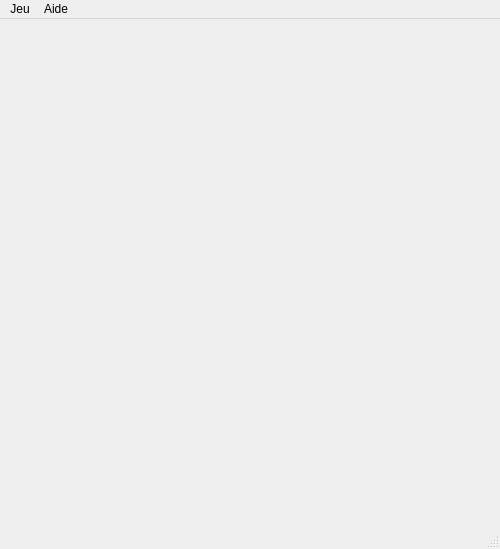
<?xml version="1.0" encoding="UTF-8"?>
<ui version="4.0">
 <class>Alquerque</class>
 <widget class="QMainWindow" name="Alquerque">
  <property name="geometry">
   <rect>
    <x>0</x>
    <y>0</y>
    <width>500</width>
    <height>549</height>
   </rect>
  </property>
  <property name="windowTitle">
   <string>Alquerque</string>
  </property>
  <widget class="QWidget" name="centralwidget">
   <property name="styleSheet">
    <string notr="true">#centralwidget { background: url(':/grid'); }</string>
   </property>
   <layout class="QGridLayout" name="gridLayout">
    <property name="leftMargin">
     <number>0</number>
    </property>
    <property name="topMargin">
     <number>0</number>
    </property>
    <property name="rightMargin">
     <number>0</number>
    </property>
    <property name="bottomMargin">
     <number>0</number>
    </property>
    <property name="spacing">
     <number>0</number>
    </property>
    <item row="2" column="0">
     <widget class="Hole" name="hole20">
      <property name="minimumSize">
       <size>
        <width>100</width>
        <height>100</height>
       </size>
      </property>
      <property name="maximumSize">
       <size>
        <width>100</width>
        <height>100</height>
       </size>
      </property>
      <property name="styleSheet">
       <string notr="true">QPushButton {
    border: none;
    outline: none;
}</string>
      </property>
      <property name="text">
       <string/>
      </property>
      <property name="iconSize">
       <size>
        <width>50</width>
        <height>50</height>
       </size>
      </property>
      <property name="flat">
       <bool>true</bool>
      </property>
      <property name="row" stdset="0">
       <number>2</number>
      </property>
      <property name="col" stdset="0">
       <number>0</number>
      </property>
     </widget>
    </item>
    <item row="1" column="2">
     <widget class="Hole" name="hole12">
      <property name="minimumSize">
       <size>
        <width>100</width>
        <height>100</height>
       </size>
      </property>
      <property name="maximumSize">
       <size>
        <width>100</width>
        <height>100</height>
       </size>
      </property>
      <property name="styleSheet">
       <string notr="true">QPushButton {
    border: none;
    outline: none;
}</string>
      </property>
      <property name="text">
       <string/>
      </property>
      <property name="iconSize">
       <size>
        <width>50</width>
        <height>50</height>
       </size>
      </property>
      <property name="flat">
       <bool>true</bool>
      </property>
      <property name="row" stdset="0">
       <number>1</number>
      </property>
      <property name="col" stdset="0">
       <number>2</number>
      </property>
     </widget>
    </item>
    <item row="4" column="3" colspan="2">
     <widget class="Hole" name="hole43">
      <property name="minimumSize">
       <size>
        <width>100</width>
        <height>100</height>
       </size>
      </property>
      <property name="maximumSize">
       <size>
        <width>100</width>
        <height>100</height>
       </size>
      </property>
      <property name="styleSheet">
       <string notr="true">QPushButton {
    border: none;
    outline: none;
}</string>
      </property>
      <property name="text">
       <string/>
      </property>
      <property name="iconSize">
       <size>
        <width>50</width>
        <height>50</height>
       </size>
      </property>
      <property name="flat">
       <bool>true</bool>
      </property>
      <property name="row" stdset="0">
       <number>4</number>
      </property>
      <property name="col" stdset="0">
       <number>3</number>
      </property>
     </widget>
    </item>
    <item row="4" column="0">
     <widget class="Hole" name="hole40">
      <property name="minimumSize">
       <size>
        <width>100</width>
        <height>100</height>
       </size>
      </property>
      <property name="maximumSize">
       <size>
        <width>100</width>
        <height>100</height>
       </size>
      </property>
      <property name="styleSheet">
       <string notr="true">QPushButton {
    border: none;
    outline: none;
}</string>
      </property>
      <property name="text">
       <string/>
      </property>
      <property name="iconSize">
       <size>
        <width>50</width>
        <height>50</height>
       </size>
      </property>
      <property name="flat">
       <bool>true</bool>
      </property>
      <property name="row" stdset="0">
       <number>4</number>
      </property>
      <property name="col" stdset="0">
       <number>0</number>
      </property>
     </widget>
    </item>
    <item row="1" column="1">
     <widget class="Hole" name="hole11">
      <property name="minimumSize">
       <size>
        <width>100</width>
        <height>100</height>
       </size>
      </property>
      <property name="maximumSize">
       <size>
        <width>100</width>
        <height>100</height>
       </size>
      </property>
      <property name="styleSheet">
       <string notr="true">QPushButton {
    border: none;
    outline: none;
}</string>
      </property>
      <property name="text">
       <string/>
      </property>
      <property name="iconSize">
       <size>
        <width>50</width>
        <height>50</height>
       </size>
      </property>
      <property name="flat">
       <bool>true</bool>
      </property>
      <property name="row" stdset="0">
       <number>1</number>
      </property>
      <property name="col" stdset="0">
       <number>1</number>
      </property>
     </widget>
    </item>
    <item row="0" column="4" colspan="4">
     <widget class="Hole" name="hole04">
      <property name="minimumSize">
       <size>
        <width>100</width>
        <height>100</height>
       </size>
      </property>
      <property name="maximumSize">
       <size>
        <width>100</width>
        <height>100</height>
       </size>
      </property>
      <property name="styleSheet">
       <string notr="true">QPushButton {
    border: none;
    outline: none;
}</string>
      </property>
      <property name="text">
       <string/>
      </property>
      <property name="iconSize">
       <size>
        <width>50</width>
        <height>50</height>
       </size>
      </property>
      <property name="flat">
       <bool>true</bool>
      </property>
      <property name="row" stdset="0">
       <number>0</number>
      </property>
      <property name="col" stdset="0">
       <number>4</number>
      </property>
     </widget>
    </item>
    <item row="0" column="0">
     <widget class="Hole" name="hole00">
      <property name="minimumSize">
       <size>
        <width>100</width>
        <height>100</height>
       </size>
      </property>
      <property name="maximumSize">
       <size>
        <width>100</width>
        <height>100</height>
       </size>
      </property>
      <property name="styleSheet">
       <string notr="true">QPushButton {
    border: none;
    outline: none;
}</string>
      </property>
      <property name="text">
       <string/>
      </property>
      <property name="iconSize">
       <size>
        <width>50</width>
        <height>50</height>
       </size>
      </property>
      <property name="flat">
       <bool>true</bool>
      </property>
      <property name="row" stdset="0">
       <number>0</number>
      </property>
      <property name="col" stdset="0">
       <number>0</number>
      </property>
     </widget>
    </item>
    <item row="1" column="4" colspan="4">
     <widget class="Hole" name="hole14">
      <property name="minimumSize">
       <size>
        <width>100</width>
        <height>100</height>
       </size>
      </property>
      <property name="maximumSize">
       <size>
        <width>100</width>
        <height>100</height>
       </size>
      </property>
      <property name="styleSheet">
       <string notr="true">QPushButton {
    border: none;
    outline: none;
}</string>
      </property>
      <property name="text">
       <string/>
      </property>
      <property name="iconSize">
       <size>
        <width>50</width>
        <height>50</height>
       </size>
      </property>
      <property name="flat">
       <bool>true</bool>
      </property>
      <property name="row" stdset="0">
       <number>1</number>
      </property>
      <property name="col" stdset="0">
       <number>4</number>
      </property>
     </widget>
    </item>
    <item row="3" column="4" colspan="4">
     <widget class="Hole" name="hole34">
      <property name="minimumSize">
       <size>
        <width>100</width>
        <height>100</height>
       </size>
      </property>
      <property name="maximumSize">
       <size>
        <width>100</width>
        <height>100</height>
       </size>
      </property>
      <property name="styleSheet">
       <string notr="true">QPushButton {
    border: none;
    outline: none;
}</string>
      </property>
      <property name="text">
       <string/>
      </property>
      <property name="iconSize">
       <size>
        <width>50</width>
        <height>50</height>
       </size>
      </property>
      <property name="flat">
       <bool>true</bool>
      </property>
      <property name="row" stdset="0">
       <number>3</number>
      </property>
      <property name="col" stdset="0">
       <number>4</number>
      </property>
     </widget>
    </item>
    <item row="4" column="1">
     <widget class="Hole" name="hole41">
      <property name="minimumSize">
       <size>
        <width>100</width>
        <height>100</height>
       </size>
      </property>
      <property name="maximumSize">
       <size>
        <width>100</width>
        <height>100</height>
       </size>
      </property>
      <property name="styleSheet">
       <string notr="true">QPushButton {
    border: none;
    outline: none;
}</string>
      </property>
      <property name="text">
       <string/>
      </property>
      <property name="iconSize">
       <size>
        <width>50</width>
        <height>50</height>
       </size>
      </property>
      <property name="flat">
       <bool>true</bool>
      </property>
      <property name="row" stdset="0">
       <number>4</number>
      </property>
      <property name="col" stdset="0">
       <number>1</number>
      </property>
     </widget>
    </item>
    <item row="3" column="1">
     <widget class="Hole" name="hole31">
      <property name="minimumSize">
       <size>
        <width>100</width>
        <height>100</height>
       </size>
      </property>
      <property name="maximumSize">
       <size>
        <width>100</width>
        <height>100</height>
       </size>
      </property>
      <property name="styleSheet">
       <string notr="true">QPushButton {
    border: none;
    outline: none;
}</string>
      </property>
      <property name="text">
       <string/>
      </property>
      <property name="iconSize">
       <size>
        <width>50</width>
        <height>50</height>
       </size>
      </property>
      <property name="flat">
       <bool>true</bool>
      </property>
      <property name="row" stdset="0">
       <number>3</number>
      </property>
      <property name="col" stdset="0">
       <number>1</number>
      </property>
     </widget>
    </item>
    <item row="2" column="3">
     <widget class="Hole" name="hole23">
      <property name="minimumSize">
       <size>
        <width>100</width>
        <height>100</height>
       </size>
      </property>
      <property name="maximumSize">
       <size>
        <width>100</width>
        <height>100</height>
       </size>
      </property>
      <property name="styleSheet">
       <string notr="true">QPushButton {
    border: none;
    outline: none;
}</string>
      </property>
      <property name="text">
       <string/>
      </property>
      <property name="iconSize">
       <size>
        <width>50</width>
        <height>50</height>
       </size>
      </property>
      <property name="flat">
       <bool>true</bool>
      </property>
      <property name="row" stdset="0">
       <number>2</number>
      </property>
      <property name="col" stdset="0">
       <number>3</number>
      </property>
     </widget>
    </item>
    <item row="1" column="3">
     <widget class="Hole" name="hole13">
      <property name="minimumSize">
       <size>
        <width>100</width>
        <height>100</height>
       </size>
      </property>
      <property name="maximumSize">
       <size>
        <width>100</width>
        <height>100</height>
       </size>
      </property>
      <property name="styleSheet">
       <string notr="true">QPushButton {
    border: none;
    outline: none;
}</string>
      </property>
      <property name="text">
       <string/>
      </property>
      <property name="iconSize">
       <size>
        <width>50</width>
        <height>50</height>
       </size>
      </property>
      <property name="flat">
       <bool>true</bool>
      </property>
      <property name="row" stdset="0">
       <number>1</number>
      </property>
      <property name="col" stdset="0">
       <number>3</number>
      </property>
     </widget>
    </item>
    <item row="2" column="2">
     <widget class="Hole" name="hole22">
      <property name="minimumSize">
       <size>
        <width>100</width>
        <height>100</height>
       </size>
      </property>
      <property name="maximumSize">
       <size>
        <width>100</width>
        <height>100</height>
       </size>
      </property>
      <property name="styleSheet">
       <string notr="true">QPushButton {
    border: none;
    outline: none;
}</string>
      </property>
      <property name="text">
       <string/>
      </property>
      <property name="iconSize">
       <size>
        <width>50</width>
        <height>50</height>
       </size>
      </property>
      <property name="flat">
       <bool>true</bool>
      </property>
      <property name="row" stdset="0">
       <number>2</number>
      </property>
      <property name="col" stdset="0">
       <number>2</number>
      </property>
     </widget>
    </item>
    <item row="3" column="2">
     <widget class="Hole" name="hole32">
      <property name="minimumSize">
       <size>
        <width>100</width>
        <height>100</height>
       </size>
      </property>
      <property name="maximumSize">
       <size>
        <width>100</width>
        <height>100</height>
       </size>
      </property>
      <property name="styleSheet">
       <string notr="true">QPushButton {
    border: none;
    outline: none;
}</string>
      </property>
      <property name="text">
       <string/>
      </property>
      <property name="iconSize">
       <size>
        <width>50</width>
        <height>50</height>
       </size>
      </property>
      <property name="flat">
       <bool>true</bool>
      </property>
      <property name="row" stdset="0">
       <number>3</number>
      </property>
      <property name="col" stdset="0">
       <number>2</number>
      </property>
     </widget>
    </item>
    <item row="1" column="0">
     <widget class="Hole" name="hole10">
      <property name="minimumSize">
       <size>
        <width>100</width>
        <height>100</height>
       </size>
      </property>
      <property name="maximumSize">
       <size>
        <width>100</width>
        <height>100</height>
       </size>
      </property>
      <property name="styleSheet">
       <string notr="true">QPushButton {
    border: none;
    outline: none;
}</string>
      </property>
      <property name="text">
       <string/>
      </property>
      <property name="iconSize">
       <size>
        <width>50</width>
        <height>50</height>
       </size>
      </property>
      <property name="flat">
       <bool>true</bool>
      </property>
      <property name="row" stdset="0">
       <number>1</number>
      </property>
      <property name="col" stdset="0">
       <number>0</number>
      </property>
     </widget>
    </item>
    <item row="2" column="4" colspan="4">
     <widget class="Hole" name="hole24">
      <property name="minimumSize">
       <size>
        <width>100</width>
        <height>100</height>
       </size>
      </property>
      <property name="maximumSize">
       <size>
        <width>100</width>
        <height>100</height>
       </size>
      </property>
      <property name="styleSheet">
       <string notr="true">QPushButton {
    border: none;
    outline: none;
}</string>
      </property>
      <property name="text">
       <string/>
      </property>
      <property name="iconSize">
       <size>
        <width>50</width>
        <height>50</height>
       </size>
      </property>
      <property name="flat">
       <bool>true</bool>
      </property>
      <property name="row" stdset="0">
       <number>2</number>
      </property>
      <property name="col" stdset="0">
       <number>4</number>
      </property>
     </widget>
    </item>
    <item row="0" column="2">
     <widget class="Hole" name="hole02">
      <property name="minimumSize">
       <size>
        <width>100</width>
        <height>100</height>
       </size>
      </property>
      <property name="maximumSize">
       <size>
        <width>100</width>
        <height>100</height>
       </size>
      </property>
      <property name="styleSheet">
       <string notr="true">QPushButton {
    border: none;
    outline: none;
}</string>
      </property>
      <property name="text">
       <string/>
      </property>
      <property name="iconSize">
       <size>
        <width>50</width>
        <height>50</height>
       </size>
      </property>
      <property name="flat">
       <bool>true</bool>
      </property>
      <property name="row" stdset="0">
       <number>0</number>
      </property>
      <property name="col" stdset="0">
       <number>2</number>
      </property>
     </widget>
    </item>
    <item row="3" column="0">
     <widget class="Hole" name="hole30">
      <property name="minimumSize">
       <size>
        <width>100</width>
        <height>100</height>
       </size>
      </property>
      <property name="maximumSize">
       <size>
        <width>100</width>
        <height>100</height>
       </size>
      </property>
      <property name="styleSheet">
       <string notr="true">QPushButton {
    border: none;
    outline: none;
}</string>
      </property>
      <property name="text">
       <string/>
      </property>
      <property name="iconSize">
       <size>
        <width>50</width>
        <height>50</height>
       </size>
      </property>
      <property name="flat">
       <bool>true</bool>
      </property>
      <property name="row" stdset="0">
       <number>3</number>
      </property>
      <property name="col" stdset="0">
       <number>0</number>
      </property>
     </widget>
    </item>
    <item row="3" column="3">
     <widget class="Hole" name="hole33">
      <property name="minimumSize">
       <size>
        <width>100</width>
        <height>100</height>
       </size>
      </property>
      <property name="maximumSize">
       <size>
        <width>100</width>
        <height>100</height>
       </size>
      </property>
      <property name="styleSheet">
       <string notr="true">QPushButton {
    border: none;
    outline: none;
}</string>
      </property>
      <property name="text">
       <string/>
      </property>
      <property name="iconSize">
       <size>
        <width>50</width>
        <height>50</height>
       </size>
      </property>
      <property name="flat">
       <bool>true</bool>
      </property>
      <property name="row" stdset="0">
       <number>3</number>
      </property>
      <property name="col" stdset="0">
       <number>3</number>
      </property>
     </widget>
    </item>
    <item row="4" column="2">
     <widget class="Hole" name="hole42">
      <property name="minimumSize">
       <size>
        <width>100</width>
        <height>100</height>
       </size>
      </property>
      <property name="maximumSize">
       <size>
        <width>100</width>
        <height>100</height>
       </size>
      </property>
      <property name="styleSheet">
       <string notr="true">QPushButton {
    border: none;
    outline: none;
}</string>
      </property>
      <property name="text">
       <string/>
      </property>
      <property name="iconSize">
       <size>
        <width>50</width>
        <height>50</height>
       </size>
      </property>
      <property name="flat">
       <bool>true</bool>
      </property>
      <property name="row" stdset="0">
       <number>4</number>
      </property>
      <property name="col" stdset="0">
       <number>2</number>
      </property>
     </widget>
    </item>
    <item row="0" column="1">
     <widget class="Hole" name="hole01">
      <property name="minimumSize">
       <size>
        <width>100</width>
        <height>100</height>
       </size>
      </property>
      <property name="maximumSize">
       <size>
        <width>100</width>
        <height>100</height>
       </size>
      </property>
      <property name="styleSheet">
       <string notr="true">QPushButton {
    border: none;
    outline: none;
}</string>
      </property>
      <property name="text">
       <string/>
      </property>
      <property name="iconSize">
       <size>
        <width>50</width>
        <height>50</height>
       </size>
      </property>
      <property name="flat">
       <bool>true</bool>
      </property>
      <property name="row" stdset="0">
       <number>0</number>
      </property>
      <property name="col" stdset="0">
       <number>1</number>
      </property>
     </widget>
    </item>
    <item row="0" column="3">
     <widget class="Hole" name="hole03">
      <property name="minimumSize">
       <size>
        <width>100</width>
        <height>100</height>
       </size>
      </property>
      <property name="maximumSize">
       <size>
        <width>100</width>
        <height>100</height>
       </size>
      </property>
      <property name="styleSheet">
       <string notr="true">QPushButton {
    border: none;
    outline: none;
}</string>
      </property>
      <property name="text">
       <string/>
      </property>
      <property name="iconSize">
       <size>
        <width>50</width>
        <height>50</height>
       </size>
      </property>
      <property name="flat">
       <bool>true</bool>
      </property>
      <property name="row" stdset="0">
       <number>0</number>
      </property>
      <property name="col" stdset="0">
       <number>3</number>
      </property>
     </widget>
    </item>
    <item row="2" column="1">
     <widget class="Hole" name="hole21">
      <property name="minimumSize">
       <size>
        <width>100</width>
        <height>100</height>
       </size>
      </property>
      <property name="maximumSize">
       <size>
        <width>100</width>
        <height>100</height>
       </size>
      </property>
      <property name="styleSheet">
       <string notr="true">QPushButton {
    border: none;
    outline: none;
}</string>
      </property>
      <property name="text">
       <string/>
      </property>
      <property name="iconSize">
       <size>
        <width>50</width>
        <height>50</height>
       </size>
      </property>
      <property name="flat">
       <bool>true</bool>
      </property>
      <property name="row" stdset="0">
       <number>2</number>
      </property>
      <property name="col" stdset="0">
       <number>1</number>
      </property>
     </widget>
    </item>
    <item row="4" column="5">
     <widget class="Hole" name="hole44">
      <property name="minimumSize">
       <size>
        <width>100</width>
        <height>100</height>
       </size>
      </property>
      <property name="maximumSize">
       <size>
        <width>100</width>
        <height>100</height>
       </size>
      </property>
      <property name="styleSheet">
       <string notr="true">QPushButton {
    border: none;
    outline: none;
}</string>
      </property>
      <property name="text">
       <string/>
      </property>
      <property name="iconSize">
       <size>
        <width>50</width>
        <height>50</height>
       </size>
      </property>
      <property name="flat">
       <bool>true</bool>
      </property>
      <property name="row" stdset="0">
       <number>4</number>
      </property>
      <property name="col" stdset="0">
       <number>4</number>
      </property>
     </widget>
    </item>
   </layout>
  </widget>
  <widget class="QMenuBar" name="menubar">
   <property name="geometry">
    <rect>
     <x>0</x>
     <y>0</y>
     <width>500</width>
     <height>21</height>
    </rect>
   </property>
   <widget class="QMenu" name="menuJogo">
    <property name="title">
     <string>Jeu</string>
    </property>
    <addaction name="actionNew"/>
    <addaction name="actionQuit"/>
   </widget>
   <widget class="QMenu" name="menuAjuda">
    <property name="title">
     <string>Aide</string>
    </property>
    <addaction name="actionAbout"/>
   </widget>
   <addaction name="menuJogo"/>
   <addaction name="menuAjuda"/>
  </widget>
  <widget class="QStatusBar" name="statusbar"/>
  <action name="actionNew">
   <property name="text">
    <string>Nouveau</string>
   </property>
  </action>
  <action name="actionQuit">
   <property name="text">
    <string>Sortir</string>
   </property>
  </action>
  <action name="actionAbout">
   <property name="text">
    <string>À propos</string>
   </property>
  </action>
  <action name="action9holes">
   <property name="checkable">
    <bool>true</bool>
   </property>
   <property name="checked">
    <bool>true</bool>
   </property>
   <property name="text">
    <string>9 Buracos</string>
   </property>
  </action>
  <action name="action13holes">
   <property name="checkable">
    <bool>true</bool>
   </property>
   <property name="text">
    <string>13 Buracos</string>
   </property>
  </action>
 </widget>
 <customwidgets>
  <customwidget>
   <class>Hole</class>
   <extends>QPushButton</extends>
   <header location="global">Hole.h</header>
  </customwidget>
 </customwidgets>
 <resources/>
 <connections/>
</ui>
